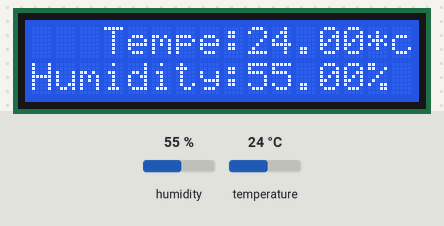
This sketch was run on a simulated Arduino Uno, built with avr-gcc and run on an emulated ATmega328P. On the bench: 16×2 character LCD. Inputs (shaded band) come from the test bench; at power-on: humidity 55 %, temperature 24 °C. What the sketch prints to the serial monitor is not drawn.

Above: at 1.2 s.
1.3 s: humidity set to 22 %
At 2.47 s:
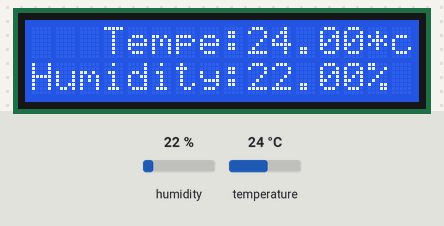
4.6 s: temperature set to 12 °C
At 6.75 s:
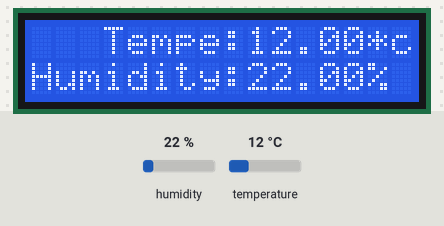
8.0 s: humidity set to 40 %
At 8.88 s:
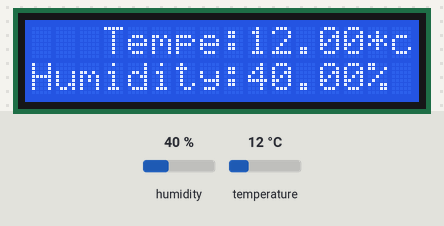
10.9 s: temperature set to 19 °C
At 15.05 s:
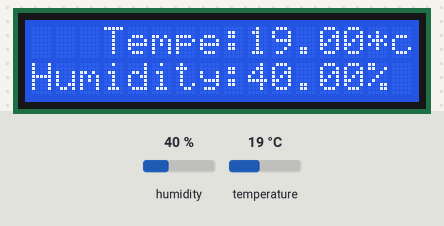
Timing chart, 0 to 15.4 s (numbered marks = the images above; inputs shaded):
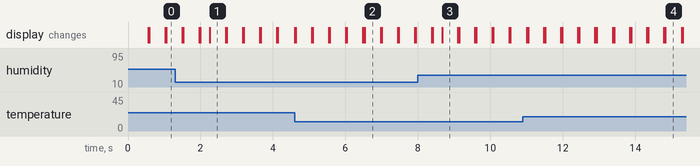

Measured:
- after the input at 1.3 s, the display: first differs from a run without the input after 0.96 s (image 1)
- after the input at 4.6 s, the display: first differs from a run without the input after 1.9 s (image 2)
- after the input at 8.0 s, the display: first differs from a run without the input after 0.67 s (image 3)
- after the input at 10.9 s, the display: first differs from a run without the input after 2.0 s (image 4)
- what the display in image 1 shows lasts 0.4 s, from 2.3 s to 2.7 s
- what the display in image 4 shows lasts 0.5 s, from 14.8 s to 15.3 s

The sketch:

Ex5-3.ino
```cpp
#include <DHT.h> // 온습도 센서 라이브러리
#include <LiquidCrystal_I2C.h> // LiquidCrystal_I2C 라이브러리
#define COL 16 // lcd행
#define ROW 2 // lcd열

DHT dht(16, DHT11); // 온습도 객체 생성
LiquidCrystal_I2C lcd(0x27, COL, ROW); // lcd객체 생성
void setup(){
  lcd.init(); // lcd 초기화
  lcd.backlight(); // lcd backlight 켜기
  Serial.begin(115200); // 시리얼모니터 보드레이트 설정
}

void loop(){
  double temp = dht.readTemperature(); // 온습도센서에서 온도를 가져와 변수에 저장
  double hum = dht.readHumidity(); // 온습도센서에서 습도를 가져와 변수에 저장

  // 시리얼 모니터 출력
  Serial.print("Temperature: ");
  Serial.print(temp);
  Serial.println('C');
  Serial.print("Humidity: ");
  Serial.println(hum);


  // lcd출력
  lcd.setCursor(0, 0); // 문자열을 출력할 위치를 설정
  lcd.print("   Tempe:");
  lcd.print(temp);
  lcd.print("*c");
  lcd.setCursor(0,1); // 문자열을 출력할 위치를 설정
  lcd.print("Humidity:");
  lcd.print(hum);
  lcd.print("%");

  delay(200); // 200ms 대기
  lcd.clear();  // lcd 지우기
}
```
